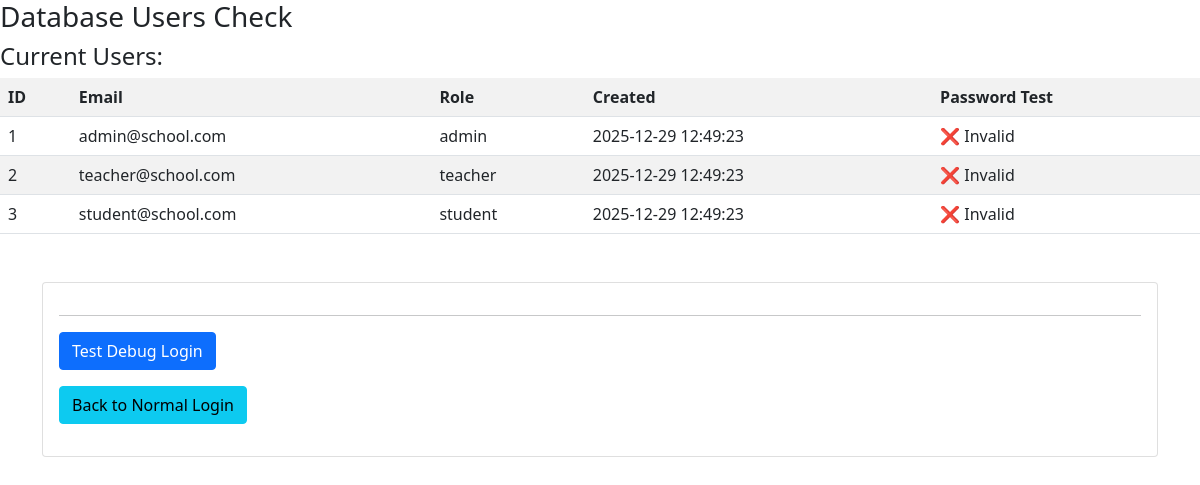
Screenshot of /check-users.php with the database file from the repository.
### tables this page shows
CREATE TABLE users (
    id INT PRIMARY KEY AUTO_INCREMENT,
    email VARCHAR(100) UNIQUE NOT NULL,
    password VARCHAR(255) NOT NULL,
    role ENUM('admin', 'teacher', 'student') NOT NULL,
    created_at TIMESTAMP DEFAULT CURRENT_TIMESTAMP,
    updated_at TIMESTAMP DEFAULT CURRENT_TIMESTAMP ON UPDATE CURRENT_TIMESTAMP
);

### config/database.php (called while the page is built, shortened)
<?php
class Database {
    private static $instance = null;
    private $connection;
    private $host = 'localhost';
    private $database = 'attendance_portal';
    private $username = 'root';
    private $password = '';
    private function __construct() {
        try {
            $this->connection = new PDO(
                "mysql:host={$this->host};dbname={$this->database};charset=utf8mb4",
                $this->username,
                $this->password,
                [
                    PDO::ATTR_ERRMODE => PDO::ERRMODE_EXCEPTION,
                    PDO::ATTR_DEFAULT_FETCH_MODE => PDO::FETCH_ASSOC,
                    PDO::ATTR_EMULATE_PREPARES => false
                ]
            );
        } catch (PDOException $e) {
            die("Database connection failed: " . $e->getMessage());
        }
    }
    public static function getInstance() {
        if (self::$instance === null) {
            self::$instance = new self();
        }
        return self::$instance;
    }
    public function query($sql, $params = []) {
        try {
            $stmt = $this->connection->prepare($sql);
            $stmt->execute($params);
            return $stmt;
        } catch (PDOException $e) {
            error_log("Database query error: " . $e->getMessage());
            throw $e;
        }
    }
    public function fetch($sql, $params = []) {
        return $this->query($sql, $params)->fetch();
    }
    public function fetchAll($sql, $params = []) {
        return $this->query($sql, $params)->fetchAll();
    }
}

### check-users.php (the view, shortened to what this page needs)
<?php
require_once CONFIG_PATH . '/database.php';
try {
    $db = Database::getInstance();
    echo "<h3>Database Users Check</h3>";
    $users = $db->fetchAll("SELECT id, email, role, created_at FROM users");
    echo "<h4>Current Users:</h4>";
    echo "<table class='table table-striped'>";
    echo "<tr><th>ID</th><th>Email</th><th>Role</th><th>Created</th><th>Password Test</th></tr>";
    foreach ($users as $user) {
        echo "<tr>";
        echo "<td>" . $user['id'] . "</td>";
        echo "<td>" . $user['email'] . "</td>";
        echo "<td>" . $user['role'] . "</td>";
        echo "<td>" . $user['created_at'] . "</td>";
        $testPassword = '';
        switch ($user['email']) {
            case 'admin@school.com':
                $testPassword = 'admin123';
                break;
            case 'teacher@school.com':
                $testPassword = 'teacher123';
                break;
            case 'student@school.com':
                $testPassword = 'student123';
                break;
        }
        if ($testPassword) {
            $fullUser = $db->fetch("SELECT password FROM users WHERE id = ?", [$user['id']]);
            $passwordValid = password_verify($testPassword, $fullUser['password']);
            echo "<td>" . ($passwordValid ? "✅ Valid" : "❌ Invalid") . "</td>";
        } else {
            echo "<td>-</td>";
        }
        echo "</tr>";
    }
    echo "</table>";
} catch (Exception $e) {
    echo "<div class='alert alert-danger'>Error: " . $e->getMessage() . "</div>";
}
?>
<!DOCTYPE html>
<html lang="en">
<head>
    <link href="https://cdn.jsdelivr.net/npm/bootstrap@5.1.3/dist/css/bootstrap.min.css" rel="stylesheet">
</head>
<body>
    <div class="container mt-5">
        <div class="card">
            <div class="card-body">
                <hr>
                <p><a href="debug-login.php" class="btn btn-primary">Test Debug Login</a></p>
                <p><a href="index.php?route=login" class="btn btn-info">Back to Normal Login</a></p>
            </div>
        </div>
    </div>
</body>
</html>

### rows the page displays
users: id "1", email "admin@school.com", role "admin", created_at "2025-12-29 12:49:23", shows "❌ Invalid"
users: id "2", email "teacher@school.com", role "teacher", created_at "2025-12-29 12:49:23", shows "❌ Invalid"
users: id "3", email "student@school.com", role "student", created_at "2025-12-29 12:49:23", shows "❌ Invalid"
